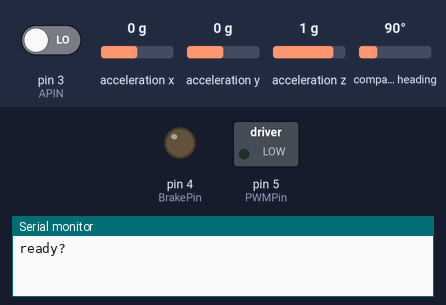
A sketch run on a simulated Arduino Uno, built with avr-gcc and run on an emulated ATmega328P. On the bench: switched loads named in the sketch (green lamp = pin HIGH), output pins drawn as LEDs (lit = HIGH), the last lines printed to the serial monitor. Inputs (shaded band) come from the test bench; at power-on: compass heading 90°, pin 3 (APIN) LOW, acceleration x 0 g, acceleration y 0 g, acceleration z 1 g. Pins used as bus, display or sensor lines are not drawn.

Above: at 0.1 s.
At 4.2 s:
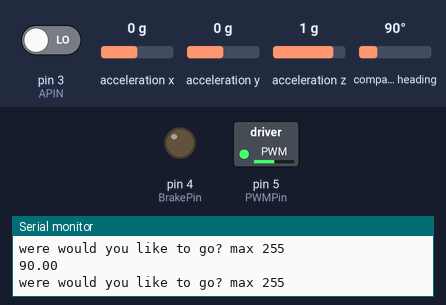
4.3 s: compass heading set to 7°
7.3 s: compass heading set to 90°
Timing chart, 0 to 10.3 s (numbered marks = the images above; inputs shaded):
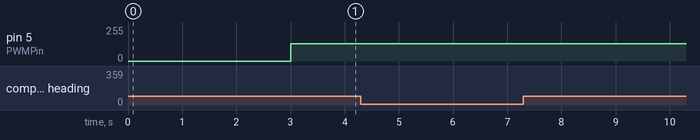

The sketch:

motortest2scketch.ino
```cpp
//   Connections
//   BNO055
//   ===========
//   Connect SCL to analog 5
//   Connect SDA to analog 4
//   Connect VDD to 3-5V DC
//   Connect GROUND to common ground

//   Connections
//   LMD18200
//   ==========
const char DirectionPin=1;
const char BrakePin=4;
const char PWMPin=5;
const char ThermaFlagPin=2;

//    Connections
//    NOE2
//    =========
const char APIN=3;
const char BNOTPIN=7;

int actualBrakePos=0, optimalBrakePos;

#include <Wire.h>
//#include <SPI.h>
#include <Adafruit_Sensor.h>
#include <Adafruit_BNO055.h>
#include <utility/imumaths.h>


long startOrientationX;
sensors_event_t event;
#define BNO055_SAMPLERATE_DELAY_MS (100)
Adafruit_BNO055 bno = Adafruit_BNO055(55);

void setup() {
  pinMode(DirectionPin,OUTPUT);
  digitalWrite(DirectionPin, HIGH);
  pinMode(BrakePin,OUTPUT);
  digitalWrite(BrakePin,LOW);
  pinMode(PWMPin,OUTPUT);
  analogWrite(PWMPin,0);


  pinMode(ThermaFlagPin,INPUT);
  attachInterrupt(digitalPinToInterrupt(APIN), posInterrupt, CHANGE);
  pinMode(BNOTPIN,INPUT);

  Serial.begin(9600);
  Serial.println("ready?");

  if(!bno.begin()){
    /* There was a problem detecting the BNO055 ... check your connections */
    Serial.print("Ooops, no BNO055 detected ... Check your wiring or I2C ADDR!");
    while(1);
  }
    delay(1000);

  uint8_t system, gyro, accel, mag;
  system = gyro = accel = mag = 0; //for the gyrosettup
  while (gyro!=3){//while the gyroscope is not calibrated: wait
    bno.getCalibration(&system, &gyro, &accel, &mag);
    delay(1000);
    Serial.print(gyro);
    Serial.println("calibrating gyro...");//TEMPPRINT
  }
  bno.getEvent(&event);
  startOrientationX=event.orientation.x;
  delay(1000);
  Serial.println("ready to start!");

}

void loop() {
  Serial.println("were would you like to go? max 255");
  optimalBrakePos=getOrientation();//the orientation is going the be interpreted as optimal motor position
  if (optimalBrakePos==actualBrakePos){
    analogWrite(PWMPin,0);//IE: stop motor
    digitalWrite(BrakePin,HIGH);//apply brakes
    return;
  }
  if (optimalBrakePos>actualBrakePos){
   digitalWrite(BrakePin,LOW);//without brakes
   digitalWrite(DirectionPin, HIGH);//go forward
   analogWrite(PWMPin,128);//with medium speed
   return;
  }
  else{//IE optimalBrakePos<actualBrakePos
   digitalWrite(BrakePin,LOW);//without brakes
   digitalWrite(DirectionPin, LOW);//go backwards
   analogWrite(PWMPin,128);//medioum speed
   return;
  }

}

//long recieveOneChar(){
//  while (Serial.available()==0);//wait until Serial has something to read.
//   return Serial.parseInt();
//}//FOR TEMP READS

int getOrientation(){
  sensors_event_t event;
  bno.getEvent(&event);
  Serial.println(event.orientation.x);
  return event.orientation.x;
}

void posInterrupt(){//win APIN is triggered it must mean that the motor is moving
  if (digitalRead(DirectionPin) == HIGH){//double check that digitalRead works on output pins
      actualBrakePos++;//also: check if high direction= up brakes or down brakes
    }else{//IE directoinPin==LOW
      actualBrakePos--;
    }
  }
```
